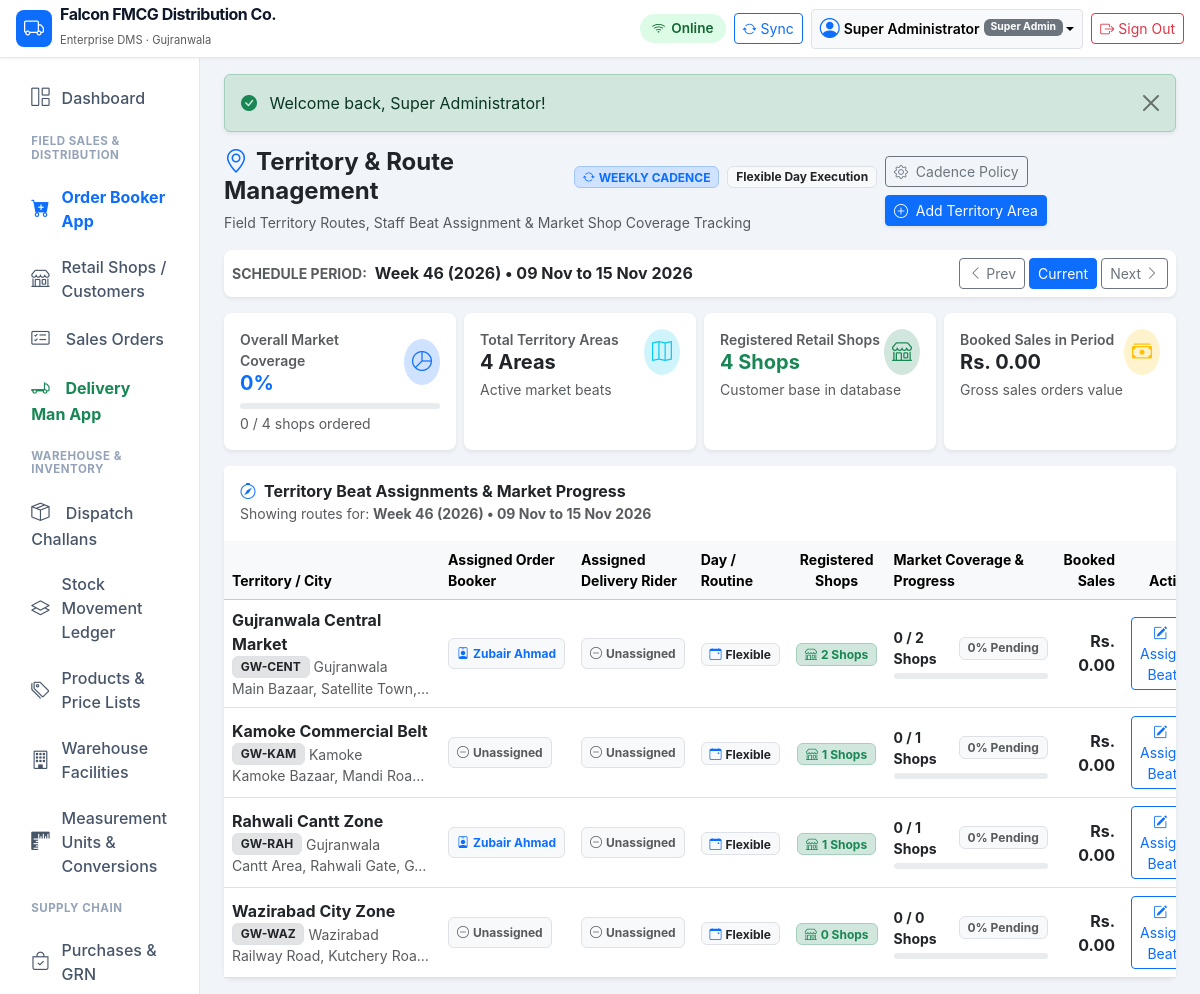
Page /modules/areas/index.php (signed in) on the committed database.
### tables this page shows
CREATE TABLE `companies` (
    `id` INT UNSIGNED AUTO_INCREMENT PRIMARY KEY,
    `name` VARCHAR(150) NOT NULL,
    `legal_name` VARCHAR(200) NULL,
    `email` VARCHAR(100) NULL,
    `phone` VARCHAR(50) NULL,
    `address` TEXT NULL,
    `city` VARCHAR(100) DEFAULT 'Gujranwala',
    `ntn` VARCHAR(50) NULL,
    `strn` VARCHAR(50) NULL,
    `currency` VARCHAR(10) DEFAULT 'PKR',
    `currency_symbol` VARCHAR(10) DEFAULT 'Rs.',
    `financial_year_start` DATE NULL,
    `invoice_prefix` VARCHAR(10) DEFAULT 'INV-',
    `purchase_prefix` VARCHAR(10) DEFAULT 'PO-',
    `order_prefix` VARCHAR(10) DEFAULT 'SO-',
    `delivery_prefix` VARCHAR(10) DEFAULT 'DC-',
    `receipt_prefix` VARCHAR(10) DEFAULT 'RCP-',
    `default_warehouse_id` INT UNSIGNED NULL,
    `inventory_valuation` ENUM('WAC', 'FIFO') DEFAULT 'WAC',
    `allow_negative_stock` TINYINT(1) DEFAULT 0,
    `status` ENUM('active', 'inactive') DEFAULT 'active',
    `created_at` TIMESTAMP DEFAULT CURRENT_TIMESTAMP,
    `updated_at` TIMESTAMP DEFAULT CURRENT_TIMESTAMP ON UPDATE CURRENT_TIMESTAMP
);

CREATE TABLE `users` (
    `id` INT UNSIGNED AUTO_INCREMENT PRIMARY KEY,
    `role_id` INT UNSIGNED NOT NULL,
    `username` VARCHAR(80) NOT NULL UNIQUE,
    `password_hash` VARCHAR(255) NOT NULL,
    `full_name` VARCHAR(150) NOT NULL,
    `email` VARCHAR(120) NULL,
    `phone` VARCHAR(50) NULL,
    `status` ENUM('active', 'inactive', 'suspended') DEFAULT 'active',
    `last_login_at` DATETIME NULL,
    `created_at` TIMESTAMP DEFAULT CURRENT_TIMESTAMP,
    `updated_at` TIMESTAMP DEFAULT CURRENT_TIMESTAMP ON UPDATE CURRENT_TIMESTAMP,
    CONSTRAINT `fk_users_role` FOREIGN KEY (`role_id`) REFERENCES `roles` (`id`)
);

CREATE TABLE `roles` (
    `id` INT UNSIGNED AUTO_INCREMENT PRIMARY KEY,
    `name` VARCHAR(100) NOT NULL,
    `slug` VARCHAR(100) NOT NULL UNIQUE,
    `description` VARCHAR(255) NULL,
    `is_system` TINYINT(1) DEFAULT 0,
    `created_at` TIMESTAMP DEFAULT CURRENT_TIMESTAMP
);

CREATE TABLE `areas` (
    `id` INT UNSIGNED AUTO_INCREMENT PRIMARY KEY,
    `name` VARCHAR(120) NOT NULL,
    `code` VARCHAR(50) NOT NULL UNIQUE,
    `parent_id` INT UNSIGNED NULL,
    `city` VARCHAR(100) DEFAULT 'Gujranwala',
    `description` TEXT NULL,
    `assigned_order_booker_id` INT UNSIGNED NULL,
    `assigned_salesman_id` INT UNSIGNED NULL,
    `assigned_rider_id` INT UNSIGNED NULL,
    `status` ENUM('active', 'inactive') DEFAULT 'active',
    `created_at` TIMESTAMP DEFAULT CURRENT_TIMESTAMP,
    CONSTRAINT `fk_area_parent` FOREIGN KEY (`parent_id`) REFERENCES `areas` (`id`) ON DELETE SET NULL,
    CONSTRAINT `fk_area_ob` FOREIGN KEY (`assigned_order_booker_id`) REFERENCES `employees` (`id`) ON DELETE SET NULL,
    CONSTRAINT `fk_area_sm` FOREIGN KEY (`assigned_salesman_id`) REFERENCES `employees` (`id`) ON DELETE SET NULL,
    CONSTRAINT `fk_area_rider` FOREIGN KEY (`assigned_rider_id`) REFERENCES `employees` (`id`) ON DELETE SET NULL
);

CREATE TABLE `employees` (
    `id` INT UNSIGNED AUTO_INCREMENT PRIMARY KEY,
    `user_id` INT UNSIGNED NULL UNIQUE,
    `employee_code` VARCHAR(50) NOT NULL UNIQUE,
    `full_name` VARCHAR(150) NOT NULL,
    `phone` VARCHAR(50) NOT NULL,
    `email` VARCHAR(100) NULL,
    `designation` VARCHAR(100) NOT NULL,
    `role_type` ENUM('super_admin', 'admin', 'accountant', 'sales_manager', 'salesman', 'order_booker', 'delivery_manager', 'delivery_man', 'warehouse_manager', 'storekeeper', 'purchase_manager') NOT NULL,
    `salary` DECIMAL(12,2) DEFAULT 0.00,
    `commission_type` ENUM('none', 'percentage_sales', 'fixed_per_order', 'percentage_collected') DEFAULT 'none',
    `commission_rate` DECIMAL(8,2) DEFAULT 0.00,
    `status` ENUM('active', 'inactive') DEFAULT 'active',
    `created_at` TIMESTAMP DEFAULT CURRENT_TIMESTAMP,
    CONSTRAINT `fk_emp_user` FOREIGN KEY (`user_id`) REFERENCES `users` (`id`) ON DELETE SET NULL
);

### modules/areas/index.php (the view, shortened to what the rows shown need)
<?php
requireLogin();
$pdo = getDatabaseConnection();
$cadence = getSetting($pdo, 'route_assignment_cadence', 'weekly');
$coverageTrackingEnabled = (getSetting($pdo, 'route_coverage_tracking', '1') === '1');
$now = new DateTime();
if ($cadence === 'daily') {
    $period = sanitize($_GET['period'] ?? $now->format('Y-m-d'));
    $periodStart = $period;
    $periodEnd = $period;
    $prevPeriod = date('Y-m-d', strtotime($period . ' -1 day'));
    $nextPeriod = date('Y-m-d', strtotime($period . ' +1 day'));
    $currentPeriod = $now->format('Y-m-d');
    $periodDisplay = date('l, d M Y', strtotime($period));
} else {
    $period = sanitize($_GET['period'] ?? $now->format('o-\WW'));
    $year = (int)substr($period, 0, 4);
    $week = (int)substr($period, 6, 2);
    $dt = new DateTime();
    $dt->setISODate($year, $week);
    $periodStart = $dt->format('Y-m-d');
    $dt->modify('+6 days');
    $periodEnd = $dt->format('Y-m-d');
}
$rawAreas = $pdo->query("
    SELECT a.*,
           eb_default.full_name as default_booker_name,
           er_default.full_name as default_rider_name,
           (SELECT COUNT(*) FROM `customers` WHERE area_id = a.id AND status = 'active') as shop_count
    FROM `areas` a
    LEFT JOIN `employees` eb_default ON a.assigned_order_booker_id = eb_default.id
    LEFT JOIN `employees` er_default ON a.assigned_rider_id = er_default.id
    WHERE a.status = 'active'
    ORDER BY a.name ASC
")->fetchAll();
$areaSchedMap = [];
$areas = [];
foreach ($rawAreas as $a) {
    $aId = (int)$a['id'];
    $totalShops = (int)$a['shop_count'];
    $covStmt = $pdo->prepare("
        SELECT COUNT(DISTINCT customer_id) as booked_shops, COALESCE(SUM(grand_total), 0) as total_sales
        FROM sales_orders
        WHERE area_id = ? AND order_date BETWEEN ? AND ? AND status NOT IN ('draft', 'rejected', 'cancelled')
    ");
    $covStmt->execute([$aId, $periodStart, $periodEnd]);
    $cov = $covStmt->fetch();
    $bookedShops = (int)($cov['booked_shops'] ?? 0);
    $periodSales = (float)($cov['total_sales'] ?? 0.0);
    $pct = ($totalShops > 0) ? min(100, round(($bookedShops / $totalShops) * 100)) : 0;
    $activeBookerId = $areaSchedMap[$aId]['booker_id'] ?? $a['assigned_order_booker_id'];
    $activeBookerName = $areaSchedMap[$aId]['booker_name'] ?? $a['default_booker_name'];
    $activeRiderId = $areaSchedMap[$aId]['rider_id'] ?? $a['assigned_rider_id'];
    $activeRiderName = $areaSchedMap[$aId]['rider_name'] ?? $a['default_rider_name'];
    $assignedDay = $areaSchedMap[$aId]['day_of_week'] ?? 'Flexible';
    $a['active_booker_id'] = $activeBookerId;
    $a['active_booker_name'] = $activeBookerName;
    $a['active_rider_id'] = $activeRiderId;
    $a['active_rider_name'] = $activeRiderName;
    $a['assigned_day'] = $assignedDay;
    $a['booked_shops'] = $bookedShops;
    $a['coverage_pct'] = $pct;
    $a['period_sales'] = $periodSales;
    $areas[] = $a;
}
require_once dirname(__DIR__, 2) . '/includes/header.php';
?>
<div class="card border-0 shadow-sm rounded-3">
    <div class="card-body p-0">
        <div class="table-responsive">
            <table class="table table-hover table-responsive-card align-middle mb-0">
                <thead class="table-light small">
                    <tr>
                        <th>Territory / City</th>
                        <th>Assigned Order Booker</th>
                        <th>Assigned Delivery Rider</th>
                        <th>Day / Routine</th>
                        <th class="text-center">Registered Shops</th>
                        <?php if ($coverageTrackingEnabled): ?>
                            <th style="min-width: 170px;">Market Coverage & Progress</th>
                            <th class="text-end">Booked Sales</th>
                        <?php endif; ?>
                        <th class="text-end pe-3">Action</th>
                    </tr>
                </thead>
                <tbody>
                    <?php foreach ($areas as $area): ?>
                        <tr>
                            <td data-label="Territory">
                                <div class="fw-bold text-dark"><?= htmlspecialchars($area['name']) ?></div>
                                <div class="d-flex gap-1 align-items-center">
                                    <span class="badge bg-secondary-subtle text-dark border small"><?= htmlspecialchars($area['code']) ?></span>
                                    <small class="text-muted"><?= htmlspecialchars($area['city']) ?></small>
                                </div>
                                <?php if (!empty($area['description'])): ?>
                                    <small class="text-muted d-block text-truncate" style="max-width: 200px;" title="<?= htmlspecialchars($area['description']) ?>">
                                        <?= htmlspecialchars($area['description']) ?>
                                    </small>
                                <?php endif; ?>
                            </td>
                            <td data-label="Order Booker">
                                <?php if (!empty($area['active_booker_name'])): ?>
                                    <span class="badge bg-light text-primary border p-2">
                                        <i class="bi bi-person-badge me-1"></i><?= htmlspecialchars($area['active_booker_name']) ?>
                                    </span>
                                <?php else: ?>
                                    <span class="badge bg-light text-muted border p-2">
                                        <i class="bi bi-dash-circle me-1"></i>Unassigned
                                    </span>
                                <?php endif; ?>
                            </td>
                            <td data-label="Delivery Rider">
                                <?php if (!empty($area['active_rider_name'])): ?>
                                    <span class="badge bg-light text-success border p-2">
                                        <i class="bi bi-bicycle me-1"></i><?= htmlspecialchars($area['active_rider_name']) ?>
                                    </span>
                                <?php else: ?>
                                    <span class="badge bg-light text-muted border p-2">
                                        <i class="bi bi-dash-circle me-1"></i>Unassigned
                                    </span>
                                <?php endif; ?>
                            </td>
                            <td data-label="Day / Routine">
                                <span class="badge bg-light text-dark border">
                                    <i class="bi bi-calendar-event me-1 text-primary"></i><?= htmlspecialchars($area['assigned_day']) ?>
                                </span>
                            </td>
                            <td data-label="Shops" class="text-center">
                                <span class="badge bg-success-subtle text-success border border-success-subtle py-1 px-2">
                                    <i class="bi bi-shop me-1"></i><?= $area['shop_count'] ?> Shops
                                </span>
                            </td>
                            <?php if ($coverageTrackingEnabled): ?>
                                <td data-label="Coverage & Progress">
                                    <div class="d-flex justify-content-between align-items-center mb-1">
                                        <small class="fw-bold text-dark"><?= $area['booked_shops'] ?> / <?= $area['shop_count'] ?> Shops</small>
                                        <?php if ($area['shop_count'] > 0 && $area['coverage_pct'] >= 100): ?>
                                            <span class="badge bg-success small"><i class="bi bi-check-all me-1"></i>100% Completed</span>
                                        <?php elseif ($area['coverage_pct'] > 0): ?>
                                            <span class="badge bg-primary-subtle text-primary border border-primary-subtle small"><?= $area['coverage_pct'] ?>% Active</span>
                                        <?php else: ?>
                                            <span class="badge bg-light text-muted border small">0% Pending</span>
                                        <?php endif; ?>
                                    </div>
                                    <div class="progress" style="height: 6px;">
                                    </div>
                                </td>
                                <td data-label="Booked Sales" class="text-end fw-bold text-dark">
                                    <?= formatMoney($area['period_sales']) ?>
                                </td>
                            <?php endif; ?>
                            <td data-label="Action" class="text-end pe-3">
                                <button type="button" class="btn btn-sm btn-outline-primary" data-confirm-trigger data-confirm-target="panel-assign-<?= $area['id'] ?>">
                                    <i class="bi bi-pencil-square me-1"></i> Assign Beat
                                </button>
                            </td>
                        </tr>
                    <?php endforeach; ?>
                </tbody>
            </table>
        </div>
    </div>
</div>
<?php require_once dirname(__DIR__, 2) . '/includes/footer.php'; ?>

### includes/header.php (shortened to what the rows shown need)
<?php
$currentUser = getCurrentUser();
$company = getCompanyInfo(getDatabaseConnection());
?>
<!DOCTYPE html>
<html lang="en">
<head>
    <link rel="stylesheet" href="<?= BASE_URL ?>/assets/vendor/bootstrap/bootstrap.min.css">
    <link rel="stylesheet" href="<?= BASE_URL ?>/assets/vendor/bootstrap-icons/bootstrap-icons.min.css">
    <link rel="stylesheet" href="<?= BASE_URL ?>/assets/css/app.css">
</head>
<body>
<header class="navbar navbar-expand-lg navbar-dms sticky-top px-3 py-2">
    <div class="container-fluid p-0">
        <a class="navbar-brand d-flex align-items-center me-3" href="<?= BASE_URL ?>/dashboard.php">
            <div>
                <div class="brand-text fs-6 lh-1"><?= htmlspecialchars($company['name'] ?? APP_NAME) ?></div>
                <small class="text-muted" style="font-size: 0.7rem;">Enterprise DMS · <?= htmlspecialchars($company['city'] ?? 'Gujranwala') ?></small>
            </div>
        </a>
        <div class="d-flex align-items-center ms-auto gap-2">
            <?php if ($currentUser): ?>
            <div class="dropdown">
                <button class="btn btn-sm btn-light border dropdown-toggle d-flex align-items-center" type="button" data-bs-toggle="dropdown" aria-expanded="false">
                    <i class="bi bi-person-circle fs-5 me-1 text-primary"></i>
                    <span class="d-none d-md-inline fw-semibold me-1"><?= htmlspecialchars($currentUser['full_name']) ?></span>
                    <span class="badge bg-secondary" style="font-size: 0.65rem;"><?= htmlspecialchars($currentUser['role_name']) ?></span>
                </button>
            </div>
            <a href="<?= BASE_URL ?>/logout.php" class="btn btn-sm btn-outline-danger d-flex align-items-center" title="Sign Out">
                <i class="bi bi-box-arrow-right me-1"></i>
                <span class="d-none d-sm-inline">Sign Out</span>
            </a>
            <?php endif; ?>
        </div>
    </div>
</header>
<div class="container-fluid dms-layout-container">
    <div class="row g-0 h-100">
        <?php if ($currentUser): ?>
            <main class="col-md-9 ms-sm-auto col-lg-10 px-md-4 py-3 dms-main-content">
        <?php else: ?>
            <main class="col-12 px-3 py-4 dms-main-content">
        <?php endif; ?>

### rows in the picture
companies: name "Falcon FMCG Distribution Co.", city "Gujranwala"
users: full_name "Super Administrator", role.name "Super Admin"
areas: name "Gujranwala Central Market", code "GW-CENT", city "Gujranwala", description "Main Bazaar, Satellite Town,…", assigned_order_booker.full_name "Zubair Ahmad", assigned_day "Flexible", shop_count "2", booked_shops "0", period_sales "Rs. 0.00"
areas: name "Kamoke Commercial Belt", code "GW-KAM", city "Kamoke", description "Kamoke Bazaar, Mandi Roa…", shows "Unassigned", assigned_day "Flexible", shop_count "1", booked_shops "0", period_sales "Rs. 0.00"
areas: name "Rahwali Cantt Zone", code "GW-RAH", city "Gujranwala", description "Cantt Area, Rahwali Gate, G…", assigned_order_booker.full_name "Zubair Ahmad", assigned_day "Flexible", shop_count "1", booked_shops "0", period_sales "Rs. 0.00"
areas: name "Wazirabad City Zone", code "GW-WAZ", city "Wazirabad", description "Railway Road, Kutchery Roa…", shows "Unassigned", assigned_day "Flexible", shop_count "0", booked_shops "0", period_sales "Rs. 0.00"

### other values in the picture
$flash['message'] "Welcome back, Super Administrator!"
$cadence "WEEKLY"
$periodDisplay "Week 46 (2026) • 09 Nov to 15 Nov 2026"
$overallCoveragePct "0"
$totalSystemBookedShops "0"
$totalSystemShops "4"
count($areas) "4"
formatMoney($totalSystemPeriodSales) "Rs. 0.00"
